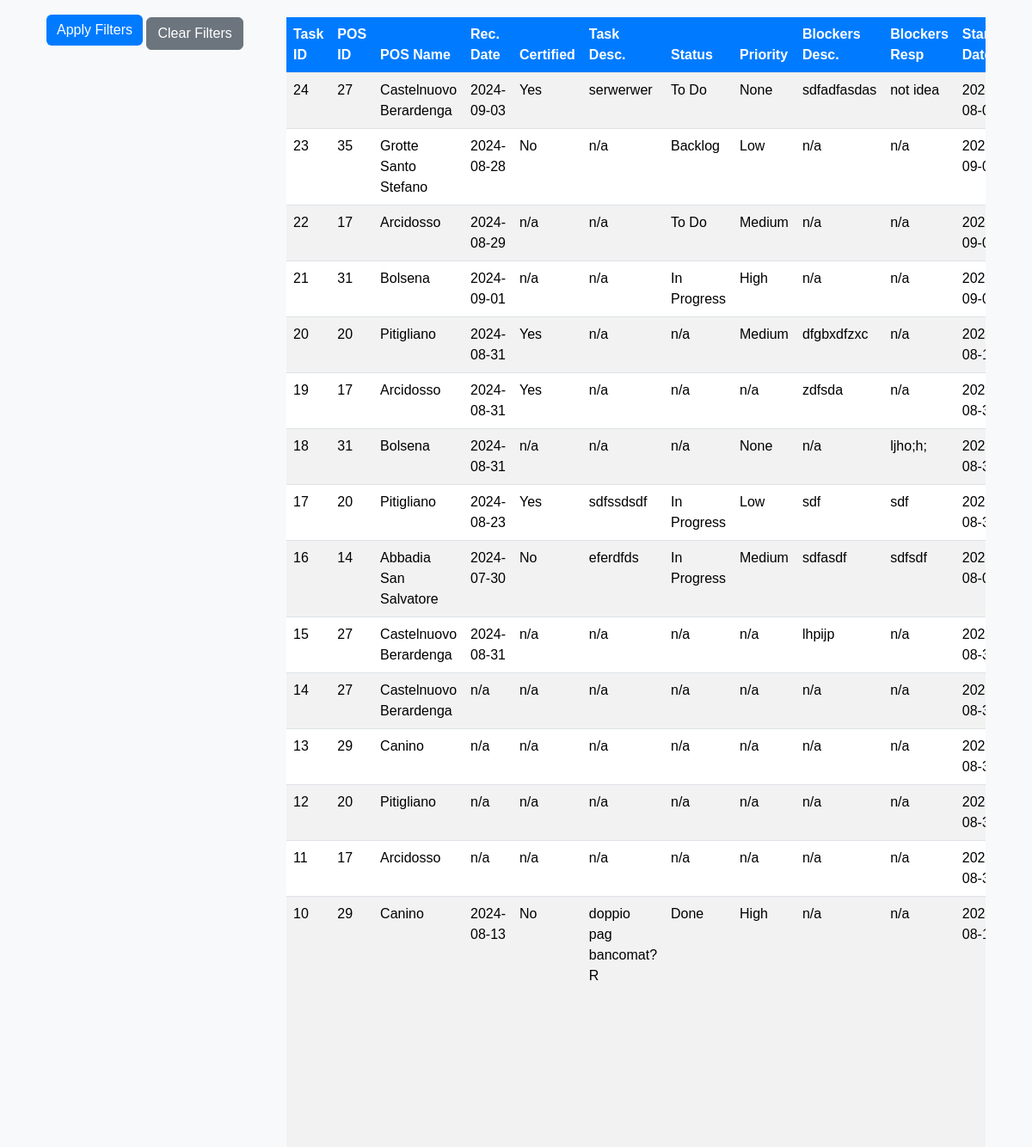
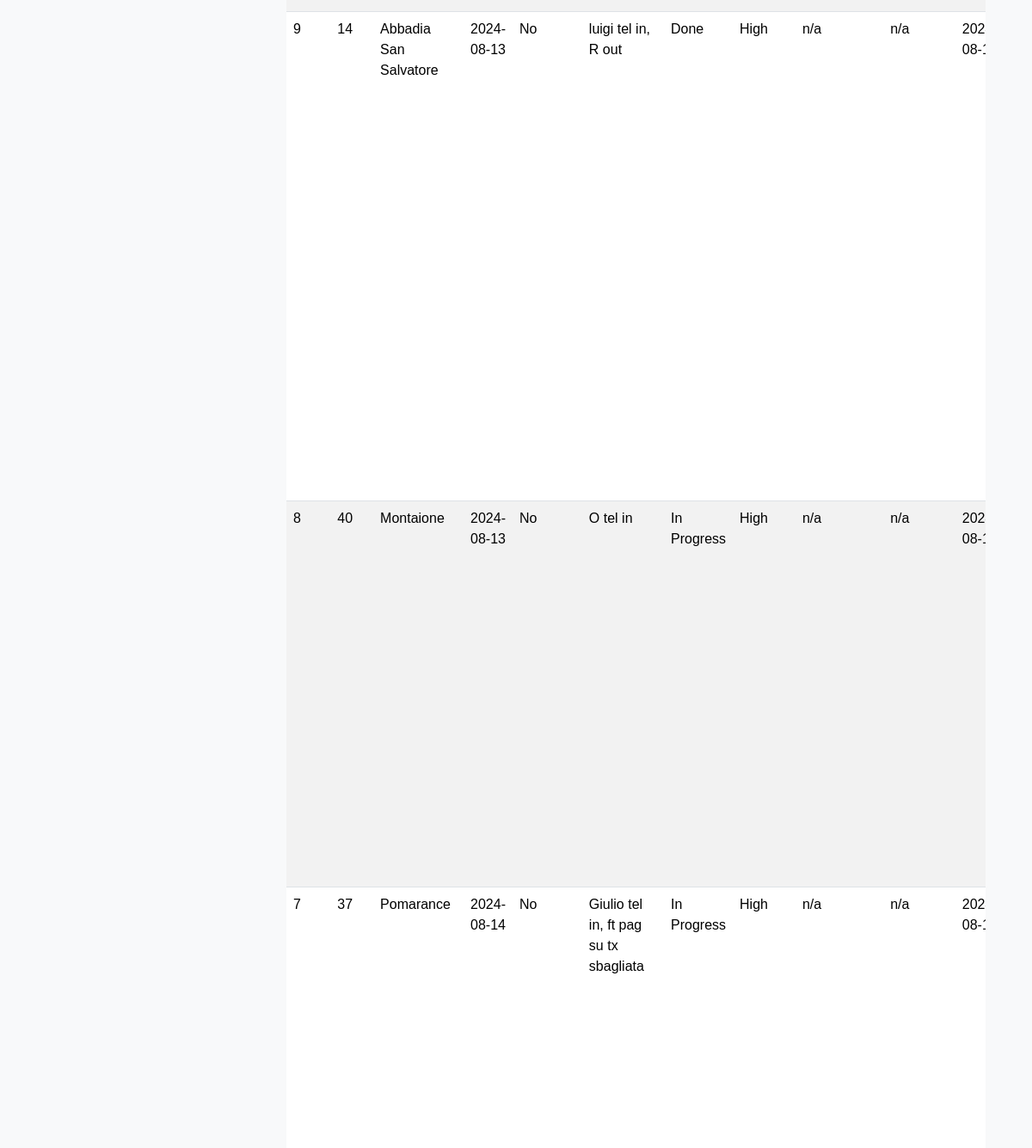
The app's page /modify (signed in, middle part), older data (2 pictures, top to bottom).
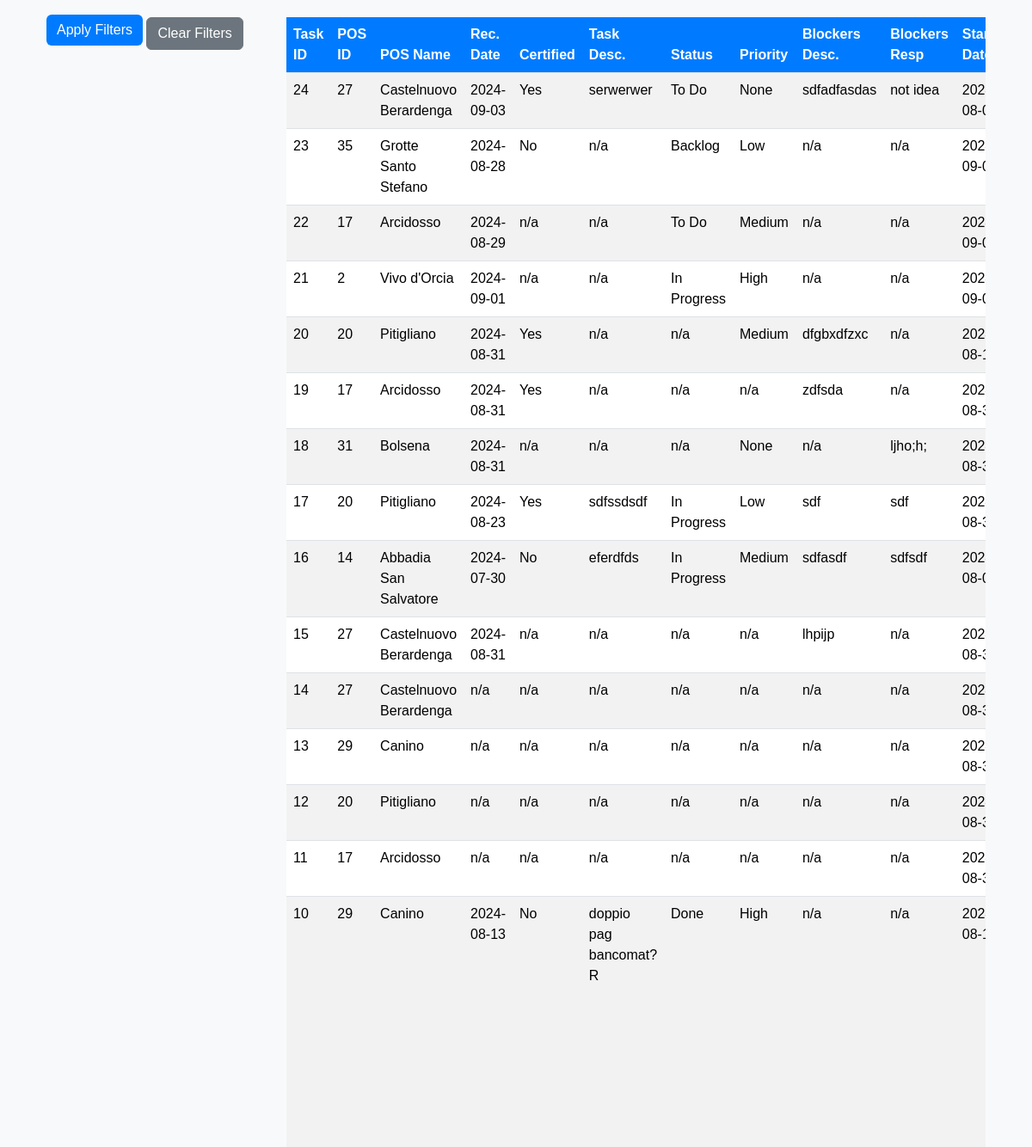
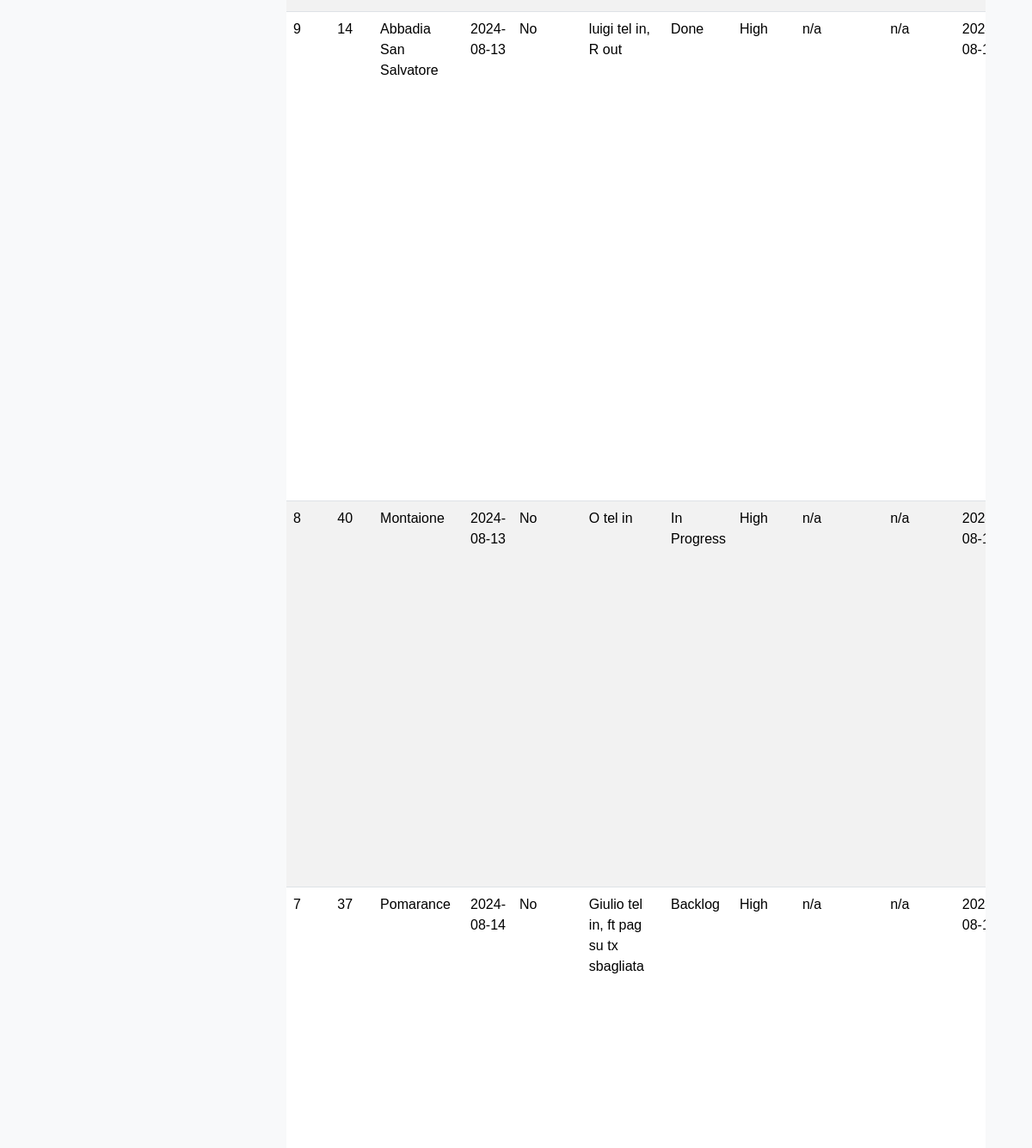
The same page, newer data (2 pictures, top to bottom).
### tables this page shows
CREATE TABLE tasks (
                        task_id INTEGER NOT NULL, 
                        task_desc VARCHAR, 
                        task_status VARCHAR, 
                        task_priority VARCHAR, 
                        task_start_date DATE, 
                        task_due_date DATE, 
                        task_notes VARCHAR, 
                        pos_id INTEGER NOT NULL, 
                        blocker_id INTEGER, 
                        rec_id INTEGER, 
                        PRIMARY KEY (task_id), 
                        CHECK (task_status IN ('Backlog', 'To Do', 'In Progress', 'Done')), 
                        CHECK (task_priority IN ('None', 'Low', 'Medium', 'High')),
                        FOREIGN KEY(pos_id) REFERENCES pos (pos_id),
                        FOREIGN KEY(blocker_id) REFERENCES blockers (blocker_id),
                        FOREIGN KEY(rec_id) REFERENCES rec (rec_id)
                    );

CREATE TABLE pos (
	pos_id INTEGER NOT NULL, 
	pos_name VARCHAR NOT NULL, 
	PRIMARY KEY (pos_id), 
	UNIQUE (pos_name)
);

CREATE TABLE rec (
                        rec_id INTEGER NOT NULL, 
                        rec_date DATE, 
                        rec_certified BOOLEAN, 
                        task_id INTEGER, 
                        pos_id INTEGER, 
                        blocker_id INTEGER, 
                        PRIMARY KEY (rec_id),
                        FOREIGN KEY(task_id) REFERENCES tasks (task_id),
                        FOREIGN KEY(pos_id) REFERENCES pos (pos_id),
                        FOREIGN KEY(blocker_id) REFERENCES blockers (blocker_id)
                    );

### app.py (the view)
@app.route("/modify", methods=["GET", "POST"])
@login_required
def modify_task():
    if request.method == "POST":
        task_id = request.form.get("task_id")
        pos_id = request.form.get("pos_id")
        reconciliation_date = request.form.get("reconciliation_date") or None
        certified = request.form.get("certified") or None
        description = request.form.get("description") or None
        status = request.form.get("status") or None
        priority = request.form.get("priority") or None
        start_date = request.form.get("start_date") or None
        due_date = request.form.get("due_date") or None
        notes = request.form.get("notes") or None
        blocker_desc = request.form.get("blocker_desc") or None
        blocker_responsible = request.form.get("blocker_responsible") or None
        try:
            if start_date:
                start_date = datetime.strptime(start_date, '%Y-%m-%d').date()
            if due_date:
                due_date = datetime.strptime(due_date, '%Y-%m-%d').date()
            if reconciliation_date:
                reconciliation_date = datetime.strptime(reconciliation_date, '%Y-%m-%d').date()
        except ValueError as e:
            flash("Invalid date format. Please use YYYY-MM-DD.")
            return redirect("/modify")
        if not task_id or not pos_id:
            flash("Task ID and POS ID are required.")
            return redirect("/modify")
        try:
            with engine.connect() as conn:
                task_update = tasks_table.update().where(tasks_table.c.task_id == task_id).values(
                    pos_id=pos_id,
                    task_desc=description,
                    task_status=status,
                    task_priority=priority,
                    task_start_date=start_date,
                    task_due_date=due_date,
                    task_notes=notes
                )
                conn.execute(task_update)
                if blocker_desc or blocker_responsible:
                    blocker_exists = conn.execute(
                        select(blockers_table.c.blocker_id).where(blockers_table.c.task_id == task_id)
                    ).fetchone()
                    if blocker_exists:
                        conn.execute(
                            blockers_table.update().where(blockers_table.c.task_id == task_id).values(
                                blocker_desc=blocker_desc,
                                blocker_responsible=blocker_responsible
                            )
                        )
                    else:
                        conn.execute(
                            blockers_table.insert().values(
                                blocker_desc=blocker_desc,
                                blocker_responsible=blocker_responsible,
                                task_id=task_id,
                                pos_id=pos_id
                            )
                        )
                if reconciliation_date or certified is not None:
                    rec_exists = conn.execute(
                        select(rec_table.c.rec_id).where(rec_table.c.task_id == task_id)
                    ).fetchone()
                    if rec_exists:
                        conn.execute(
                            rec_table.update().where(rec_table.c.task_id == task_id).values(
                                rec_date=reconciliation_date,
                                rec_certified=(certified == 'true') if certified else None
                            )
                        )
                    else:
                        conn.execute(
                            rec_table.insert().values(
                                rec_date=reconciliation_date,
                                rec_certified=(certified == 'true') if certified else None,
                                task_id=task_id,
                                pos_id=pos_id
                            )
                        )
                conn.commit()
            flash("Task modified successfully!")  # Only display success if everything works
            return redirect("/modify")
        except Exception as e:
            logger.error(f"Error modifying task: {traceback.format_exc()}")
            flash("An error occurred while modifying the task.")
            return redirect("/modify")
    else:
        with engine.connect() as conn:
            pos_data = conn.execute(select(pos_table.c.pos_id, pos_table.c.pos_name)).fetchall()
            query = select(
                tasks_table.c.task_id,
                tasks_table.c.task_desc,
                tasks_table.c.task_status,
                tasks_table.c.task_priority,
                tasks_table.c.task_start_date,
                tasks_table.c.task_due_date,
                tasks_table.c.task_notes,
                pos_table.c.pos_id,
                pos_table.c.pos_name,
                rec_table.c.rec_date,
                rec_table.c.rec_certified,
                blockers_table.c.blocker_desc,
                blockers_table.c.blocker_responsible
            ).select_from(
                tasks_table
                .join(pos_table, tasks_table.c.pos_id == pos_table.c.pos_id)
                .outerjoin(rec_table, tasks_table.c.rec_id == rec_table.c.rec_id)
                .outerjoin(blockers_table, tasks_table.c.blocker_id == blockers_table.c.blocker_id)
            ).order_by(desc(tasks_table.c.task_id))
            tasks = conn.execute(query).fetchall()
            formatted_tasks = []
            for task in tasks:
                formatted_tasks.append({
                    "task_id": task.task_id if task.task_id is not None else "n/a",
                    "task_desc": task.task_desc if task.task_desc is not None else "n/a",
                    "task_status": task.task_status if task.task_status is not None else "n/a",
                    "task_priority": task.task_priority if task.task_priority is not None else "n/a",
                    "task_start_date": task.task_start_date.strftime('%Y-%m-%d') if isinstance(task.task_start_date, date) else "n/a",
                    "task_due_date": task.task_due_date.strftime('%Y-%m-%d') if isinstance(task.task_due_date, date) else "n/a",
                    "task_notes": task.task_notes if task.task_notes is not None else "n/a",
                    "pos_id": task.pos_id if task.pos_id is not None else "n/a",
                    "pos_name": task.pos_name if task.pos_name is not None else "n/a",
                    "rec_date": task.rec_date.strftime('%Y-%m-%d') if isinstance(task.rec_date, date) else "n/a",
                    "rec_certified": "Yes" if task.rec_certified is True else "No" if task.rec_certified is False else "n/a",
                    "blocker_desc": task.blocker_desc if task.blocker_desc is not None else "n/a",
                    "blocker_responsible": task.blocker_responsible if task.blocker_responsible is not None else "n/a"
                })
        return render_template("modify.html", pos_data=pos_data, tasks=formatted_tasks, date=date)

### helpers.py (called while the page is built)
def login_required(f):
    @wraps(f)
    def decorated_function(*args, **kwargs):
        if session.get("user_id") is None:
            return redirect("/login")
        return f(*args, **kwargs)
    return decorated_function

### templates/modify.html (shortened to what this page needs)
{% extends "layout.html" %}
{% block main %}
<div class="container-fluid">
    <div class="row">
        <div class="col-md-3">
            {% include "_sidebar.html" %}
        </div>
        <div class="col-md-9">
            {% include "_tasks_body.html" %}
        </div>
    </div>
</div>
{% endblock %}

### templates/_tasks_body.html (shortened to what this page needs)
<div class="tasks-wrapper">
    <div class="table-responsive">
        <table class="table table-striped mt-3">
            <thead>
                <tr>
                    <th>Task ID</th>
                    <th>POS ID</th>
                    <th>POS Name</th>
                    <th>Rec. Date</th>
                    <th>Certified</th>
                    <th>Task Desc.</th>
                    <th>Status</th>
                    <th>Priority</th>
                    <th>Blockers Desc.</th>
                    <th>Blockers Resp</th>
                    <th>Start Date</th>
                </tr>
            </thead>
            <tbody id="taskTableBody">
                {% for task in tasks %}
                <tr>
                    <td>{{ task.task_id }}</td>
                    <td>{{ task.pos_id }}</td>
                    <td>{{ task.pos_name }}</td>
                    <td>{{ task.rec_date }}</td>
                    <td>{{ task.rec_certified }}</td>
                    <td>{{ task.task_desc }}</td>
                    <td>{{ task.task_status }}</td>
                    <td>{{ task.task_priority }}</td>
                    <td>{{ task.blocker_desc }}</td>
                    <td>{{ task.blocker_responsible }}</td>
                    <td>{{ task.task_start_date }}</td>
                </tr>
                {% endfor %}
            </tbody>
        </table>
    </div>
</div>

Row changes from the older to the newer data that the page shows:
changed tasks id 21: pos_id "31" → "2"; pos_name "Bolsena" → "Vivo d'Orcia"
changed tasks "Giulio tel in, ft pag su tx sbagliata": task_status "In Progress" → "Backlog"
